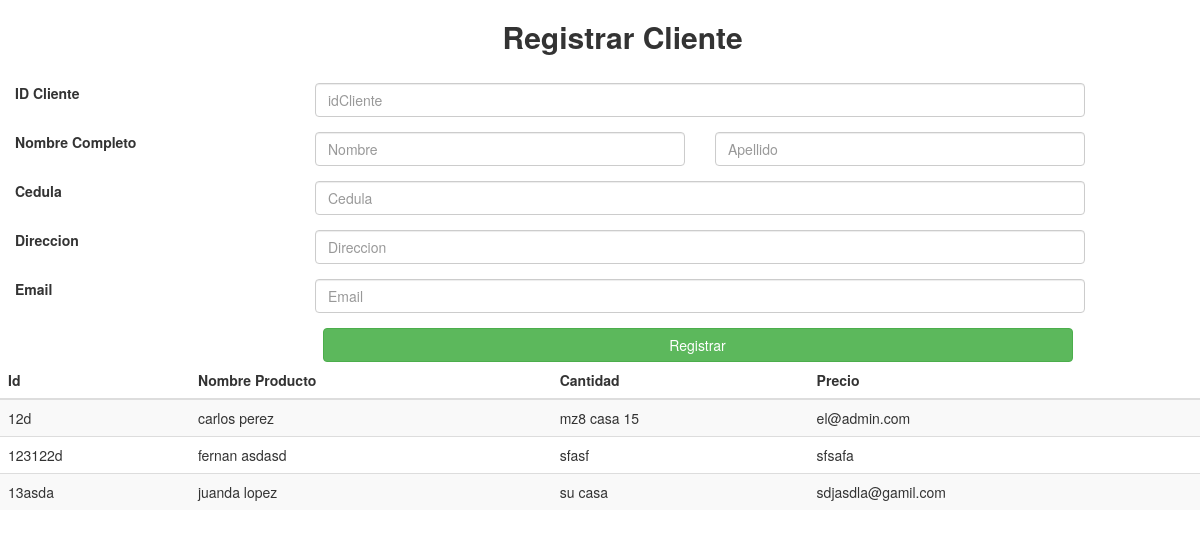
The page /registro_c on the database its author committed.
### polls/models.py (models this page shows, shortened)
class Cliente(models.Model):
	idCliente = models.CharField(primary_key=True, max_length=50, unique=True)
	first_name = models.CharField(max_length=50)
	last_name = models.CharField(max_length=50)
	direccion = models.CharField(max_length=50, blank=True)
	email = models.CharField(max_length=50,unique=True)
	class Meta:
		verbose_name = u'Cliente'
		verbose_name_plural = u'Clientes'

### polls/views.py (the view, shortened to what this page needs)
# urls.py: path('registro_c', views.Registro_clientes, name="Registro_c"),
def Registro_clientes(request):
	ctx = {}
	register_form = Registro(request.POST or None)
	objects = Cliente.objects.all()
	for cont in objects:
		objects_id=cont.idCliente
		objects_nombre=cont.first_name
		objects_snombre=cont.last_name
		objects_cantidad=cont.direccion
		objects_precio=cont.email
	ctx = {
		"objects":objects,
		"objects_id":objects_id,
		"objects_nombre":objects_nombre,
		"objects_snombre":objects_snombre,
		"objects_cantidad":objects_cantidad,
		"objects_precio":objects_precio,
		'register_form': register_form
	}
	return render(request, "registo_c.html", ctx)

### polls/forms.py
class Registro(forms.Form):
	idCliente = forms.CharField(max_length=50)
	first_name = forms.CharField(max_length=50)
	last_name = forms.CharField(max_length=50)
	direccion = forms.CharField(max_length=50)
	email = forms.CharField(max_length=50)
	class Meta:
		model = Cliente
		fields=['idCliente', 'first_name', 'last_name', 'direccion', 'email']

### polls/template/registo_c.html (shortened to what this page needs)
{% load static %}
<!doctype html>
<html lang="ES">
  <head>
    <link rel="stylesheet" href="https://maxcdn.bootstrapcdn.com/bootstrap/3.3.7/css/bootstrap.min.css">
  </head>
   <body class="body">
    <div class="container-fluid">
      <form method="POST" id="register_form" action="{% url 'Registro_c' %}">{% csrf_token %}
                  <h2 class="col-sm-offset-5"><b >Registrar Cliente</b></h2><br>
                   <div class="form-group row">
                      <label for="idCliente" class="col-sm-3 control-label">ID Cliente</label>
                      <div class="col-sm-8">
                          <input name="idCliente" type="text" id="idCliente" placeholder="idCliente" class="form-control" required>
                      </div>
                    </div>
                  <div class="form-group row">
                      <label for="firstName" class="col-sm-3 control-label">Nombre Completo</label>
                      <div class="col-sm-4">
                          <input type="text" name="first_name" id="firstName" placeholder="Nombre" class="form-control" autofocus required>
                      </div>
                      <div class="col-sm-4">
                          <input type="text" name="last_name" id="lastName" placeholder="Apellido" class="form-control" autofocus required>
                      </div>
                  </div>
                  <div class="form-group row">
                      <label for="cedula" class="col-sm-3 control-label">Cedula</label>
                      <div class="col-sm-8">
                          <input name="cedula" type="text" id="cedula" placeholder="Cedula" class="form-control" required>
                      </div>
                  </div>
                  <div class="form-group row">
                      <label for="direccion" class="col-sm-3 control-label">Direccion</label>
                      <div class="col-sm-8">
                          <input name="direccion" type="text" id="direccion" placeholder="Direccion" class="form-control" required>
                      </div>
                  </div>
                  <div class="form-group row">
                      <label for="email" class="col-sm-3 control-label">Email</label>
                      <div class="col-sm-8">
                          <input name="email" type="text" id="email" placeholder="Email" class="form-control" required>
                      </div>
                  </div>
                    <div class="form-group ">
                        <div class="col-sm-8 col-sm-offset-3">
                            <button id="btnhabilita" type="submit"  class="btn btn-success btn-block">Registrar</button>
                        </div>
                    </div>
                  </div>
              <div>
        <table class="table table-striped">
          <thead>
            <tr>
              <th>Id</th>
              <th>Nombre Producto</th>
              <th>Cantidad</th>
              <th>Precio</th>
            </tr>
          </thead>
          <tbody>
            {% for elem in objects%}
            <tr>
              <td>{{ elem.idCliente }}</td>
              <td>{{ elem.first_name }} {{elem.last_name }}</td>
              <td>{{ elem.direccion }}</td>
              <td>{{ elem.email }}</td>
            </tr>
             {% endfor %}
          </tbody>
        </table>
      </div>
  </body>
</html>

### rows shown on the page
Cliente: idCliente "12d", first_name "carlos", last_name "perez", direccion "mz8 casa 15", email "el@admin.com"
Cliente: idCliente "123122d", first_name "fernan", last_name "asdasd", direccion "sfasf", email "sfsafa"
Cliente: idCliente "13asda", first_name "juanda", last_name "lopez", direccion "su casa", email "sdjasdla@gamil.com"
